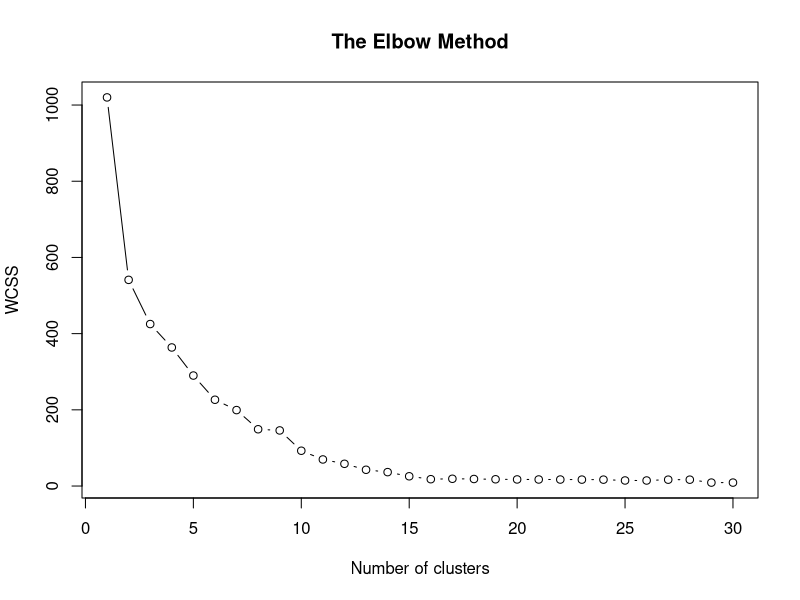
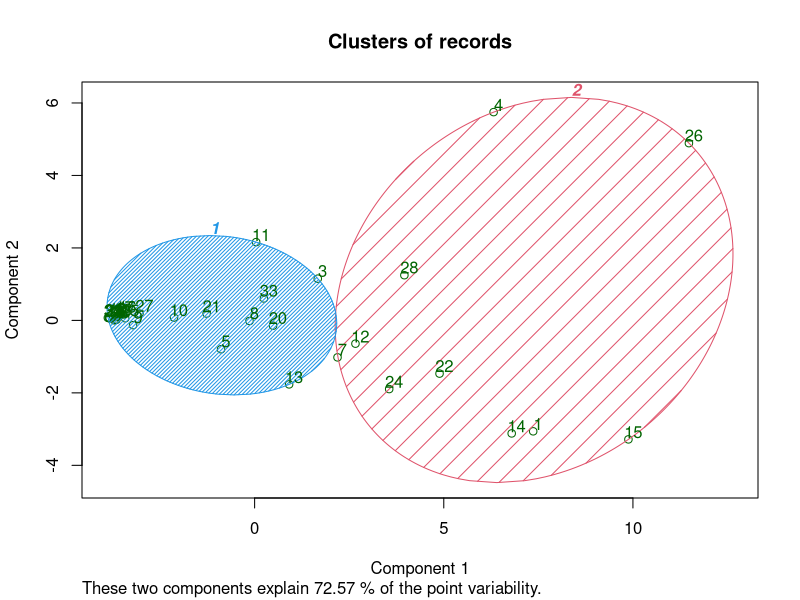

These charts were generated, in order, by the following R code:
# K-Means Clustering

# Importing the dataset
dataset = read.csv('DataGroupedBySTATENames.csv')
# Splitting the dataset into the Training set and Test set
# install.packages('caTools')
# library(caTools)
# set.seed(123)
# split = sample.split(dataset$DependentVariable, SplitRatio = 0.8)
# training_set = subset(dataset, split == TRUE)
# test_set = subset(dataset, split == FALSE)
# Feature Scaling
dataset[-1] = scale(dataset[-1])
dataset = dataset[,c(2:31)]
set.seed(6)
wcss = vector()
# Using the elbow method to find the optimal number of clusters
for (i in 1:30) wcss[i] = sum(kmeans(dataset, i)$withinss)
plot(1:30,
     wcss,
     type = 'b',
     main = paste('The Elbow Method'),
     xlab = 'Number of clusters',
     ylab = 'WCSS')

# Fitting K-Means to the dataset
set.seed(29)
kmeans = kmeans(x = dataset, centers = 2)
y_kmeans = kmeans$cluster

# Visualising the clusters
library(cluster)
clusplot(dataset,
         y_kmeans,
         lines = 0,
         shade = TRUE,
         color = TRUE,
         labels = 2,
         plotchar = FALSE,
         span = TRUE,
         main = paste('Clusters of records'),
)
